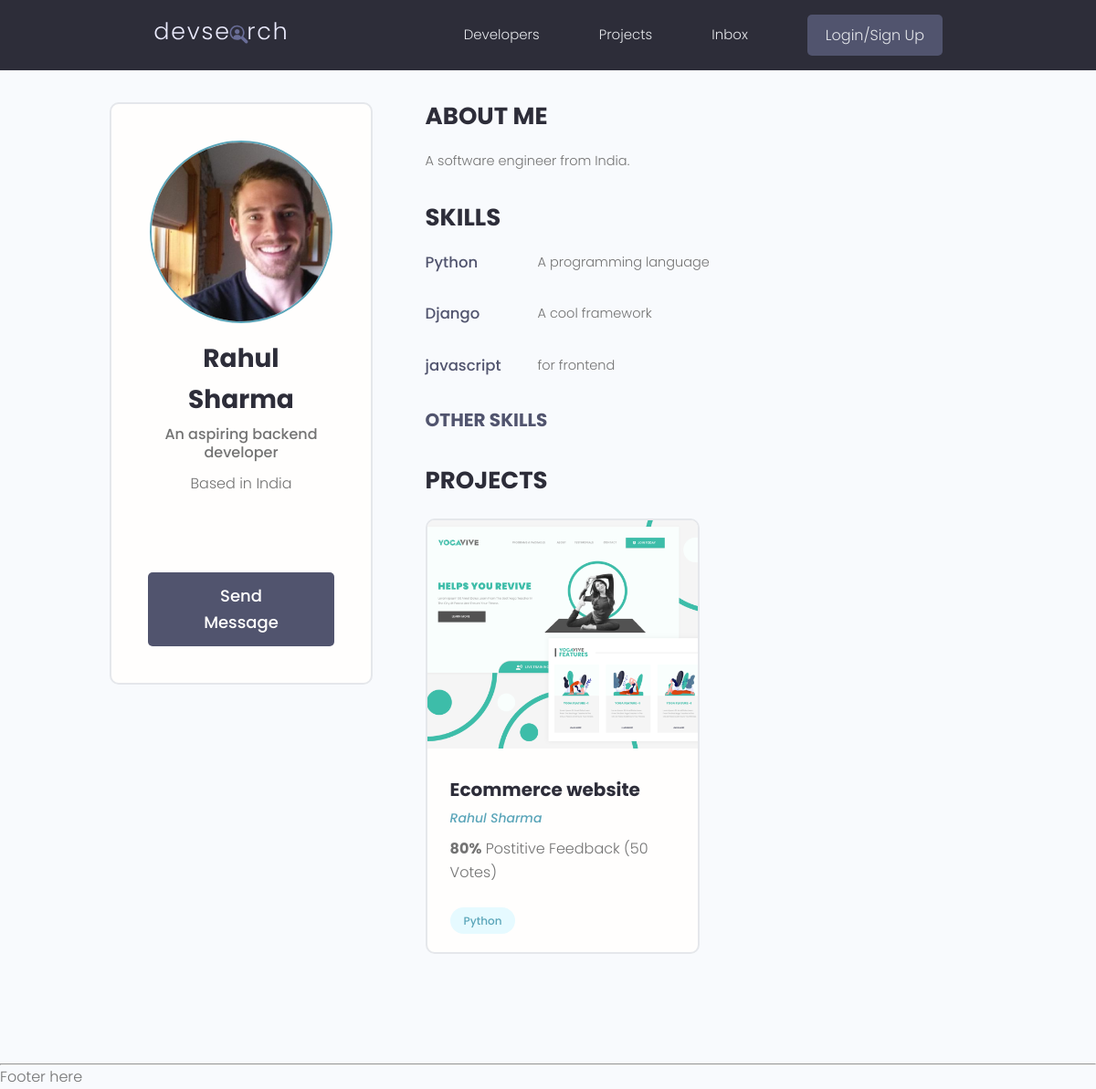
Screenshot of /profile/6dfaa9fa-f3c1-4e95-ac30-842df3ecf357 with the database file from the repository.
### users/models.py (models this page shows, shortened)
class Profile(models.Model):
    user = models.OneToOneField(
        User, on_delete=models.CASCADE, null=True, blank=True)
    name = models.CharField(max_length=200, blank=True, null=True)
    email = models.EmailField(max_length=500, blank=True, null=True)
    username = models.CharField(max_length=200, blank=True, null=True)
    location = models.CharField(max_length=200, blank=True, null=True)
    short_intro = models.CharField(max_length=200, blank=True, null=True)
    bio = models.TextField(blank=True, null=True)
    profile_image = models.ImageField(
        null=True, blank=True, upload_to='profiles/', default="profiles/user-default.png")
    social_github = models.CharField(max_length=200, blank=True, null=True)
    social_twitter = models.CharField(max_length=200, blank=True, null=True)
    social_linkedin = models.CharField(max_length=200, blank=True, null=True)
    social_youtube = models.CharField(max_length=200, blank=True, null=True)
    social_website = models.CharField(max_length=200, blank=True, null=True)
    created = models.DateTimeField(auto_now_add=True)
    id = models.UUIDField(default=uuid.uuid4, unique=True,
                          primary_key=True, editable=False)

class Skill(models.Model):
    owner = models.ForeignKey(
        Profile, on_delete=models.CASCADE, null=True, blank=True)
    name = models.CharField(max_length=200, blank=True, null=True)
    description = models.TextField(null=True, blank=True)
    created = models.DateTimeField(auto_now_add=True)
    id = models.UUIDField(default=uuid.uuid4, unique=True,
                          primary_key=True, editable=False)

### projects/models.py (models this page shows, shortened)
class Project(models.Model):
    owner = models.ForeignKey(
        Profile, null=True, blank=True, on_delete=models.CASCADE)
    title = models.CharField(max_length = 200)
    description = models.TextField(null = True, blank = True)
    featured_image = models.ImageField(null = True, blank = True, default = 'default.jpg')
    demo_link = models.CharField(max_length = 2000, null = True, blank = True)
    source_link = models.CharField(max_length = 2000, null = True, blank = True)
    tags = models.ManyToManyField('Tag', blank = True)
    vote_total = models.IntegerField(default = 0, null = True, blank = True)
    vote_ratio = models.IntegerField(default = 0, null = True, blank = True)
    created = models.DateTimeField(auto_now_add = True)
    id = models.UUIDField(default = uuid.uuid4, unique = True, primary_key = True, editable = False)

class Tag(models.Model):
    name = models.CharField(max_length = 200)
    created = models.DateTimeField(auto_now_add = True)
    id = models.UUIDField(default = uuid.uuid4, unique = True, primary_key = True, editable = False)
    def __str__(self):
        return self.name

### users/views.py (the view)
# urls.py: path('profile/<str:pk>', views.userProfiles, name="user-profile"),
def userProfiles(request, pk):
    profile = Profile.objects.get(id=pk)
    topSkills = profile.skill_set.exclude(description__exact="")
    otherSkills = profile.skill_set.filter(description="")
    context = {'profile': profile, 'topSkills': topSkills,
               "otherSkills": otherSkills}
    return render(request, 'users/user-profile.html', context)

### users/templates/users/user-profile.html (shortened to what this page needs)
{% extends 'main.html' %}
{% block content %}
<main class="profile my-md">
    <div class="container">
      <div class="layout">
        <div class="column column--1of3">
          <div class="card text-center">
            <div class="card__body dev">
              <img class="avatar avatar--xl" src="{{profile.profile_image.url}}" />
              <h2 class="dev__name">{{profile.name}}</h2>
              <p class="dev__title">{{profile.short_intro}}</p>
              <p class="dev__location">Based in {{profile.location}}</p>
              <ul class="dev__social">
              </ul>
              <a href="#" class="btn btn--sub btn--lg">Send Message </a>
            </div>
          </div>
        </div>
        <div class="column column--2of3">
          <div class="devInfo">
            <h3 class="devInfo__title">About Me</h3>
            <p class="devInfo__about">{{profile.bio}}</p>
          </div>
          <div class="devInfo">
            <h3 class="devInfo__title">Skills</h3>
            <div class="devInfo__skills">
              {% for skill in topSkills %}
              <div class="devSkill">
                <h4 class="devSkill__title">{{skill.name}}</h4>
                <p class="devSkill__info">{{skill.description}}</p>
              </div>
              {% endfor %}
              <h3 class="devInfo__subtitle">Other Skills</h3>
            </div>
          </div>
          <div class="devInfo">
            <h3 class="devInfo__title">Projects</h3>
            <div class="grid grid--two">
              {% for project in profile.project_set.all %}
              <div class="column">
                <div class="card project">
                  <a href="{% url 'project' project.id %}" class="project">
                    <img class="project__thumbnail" src="{{project.featured_image.url}}" alt="project thumbnail" />
                    <div class="card__body">
                      <h3 class="project__title">{{project.title}}</h3>
                      <p><a class="project__author" href="{% url 'user-profile' project.owner.id %}">{{project.owner.name}}</a></p>
                      <p class="project--rating">
                        <span style="font-weight: bold;">{{project.vote_ratio}}%</span> Postitive
                        Feedback ({{project.vote_total}} Vote{{project.vote_total|pluralize:"s"}})
                      </p>
                      <div class="project__tags">
                        {% for tag in project.tags.all %}
                        <span class="tag tag--pill tag--main">
                          <small>{{tag}}</small>
                        </span>
                        {% endfor %}
                      </div>
                    </div>
                  </a>
                </div>
              </div>
              {% endfor %}
            </div>
          </div>
        </div>
      </div>
    </div>
  </main>
{% endblock %}

### static/styles/app.css (style rules this page uses)
:root { --color-sub: #2d2d39; }
.btn--sub { background-color: var(--color-sub-light); }
.card { border: 2px solid var(--color-light); }
img { width: 100%; }
.profile .card > .dev { padding: 4rem; }
.dev__name { color: var(--color-sub); font-size: 2.8rem; font-weight: 700; margin-top: 1rem; margin-bottom: 0.5rem; }
.dev__title { font-size: 1.6rem; font-weight: 500; line-height: 1.3; }
.dev__location { margin-top: 1rem; }
.dev__social { margin: 3rem 0; list-style: none; display: flex; justify-content: center; gap: 1.5rem; }
.devInfo { margin-bottom: 3rem; }
.devInfo__title, .devInfo__subtitle { font-size: 2.6rem; color: var(--color-sub); text-transform: uppercase; font-weight: 700; margin-bottom: 1.5rem; }
.devInfo__subtitle { font-size: 2rem; color: var(--color-sub-light); }
.devInfo__about, .devSkill__info { font-size: 1.45rem; line-height: 1.7; text-align: justify; }
.devSkill { margin-bottom: 3rem; }
.devSkill__title { font-size: 1.65rem; font-weight: 500; color: var(--color-sub-light); }
@media screen and (min-width: 700px) { .devSkill { display: flex; justify-content: space-between; gap: 3rem; } }
@media screen and (min-width: 700px) { .devSkill__info { flex-basis: 80%; } }
.project__author { font-size: 1.4rem; font-style: italic; }
.project--rating { margin-bottom: 1.6em; margin-top: .5em; }
.project__thumbnail { height: 25rem; object-fit: cover; object-position: top center; }
.project__title { font-size: 2rem; font-weight: 700; color: var(--color-sub); }

### static/uikit/styles/modules/_variables.css (style rules this page uses)
:root { --color-main: #5aa5b9; --color-main-light: #e6faff; --color-sub: #3f4156; --color-sub-light: #51546e; --color-sub-lighter: #ededfd; --color-text: #737373; --color-gray: #8b8b8b; --color-light: #e5e7eb; --color-light-gray: #767676; --color-bg: #f8fafd; --color-white: #fffefd; --color-white-light: #f3f3f3; --color-success: #359e64; --color-success-bg: #def8e8; --color-error: #fc4b0b; --color-error-bg: #fff2ee; --font-base: 'Poppins', arial, helvetica, 'Segoe UI', roboto, ubuntu, sans-serif; --font-monospace: 'Fira Code', 'Courier New', courier, monospace; --font-regular: 300; --font-medium: 500; --font-bold: 700; --generic-shadow: 1px 1px 5px #00000010; --generic-transition: all 0.3s ease-in-out; }

### static/uikit/styles/modules/_base.css (style rules this page uses)
* { margin: 0; padding: 0; box-sizing: border-box; text-rendering: optimizeLegibility; color: inherit; font-size: inherit; }
html { font-size: 50%; }
@media only screen and (min-width: 480px) { html { font-size: 56.25%; } }
@media only screen and (min-width: 1200px) { html { font-size: 62.5%; } }
body { line-height: 1.6; font-weight: 400; font-size: 1.5rem; color: var(--color-text); background-color: var(--color-bg); min-height: 100vh; }

### static/uikit/styles/modules/_typography.css (style rules this page uses)
* { font-family: var(--font-base); }
h2 { font-size: 3.6rem; font-weight: var(--font-bold); }
h3 { font-size: 3.2rem; font-weight: var(--font-medium); }
h4 { font-size: 2.8rem; font-weight: var(--font-medium); }
p, span, strong { font-size: 1.6rem; color: var(--color-text); font-weight: var(--font-regular); }
a { padding-bottom: 2px; text-decoration: none; display: inline-block; color: var(--color-main); font-weight: var(--font-medium); }

### static/uikit/styles/modules/_utilities.css (style rules this page uses)
.container { width: 92%; max-width: 165rem; margin: 0 auto; box-sizing: border-box; }
@media screen and (min-width: 1000px) { .container { width: 90%; } }
@media screen and (min-width: 1200px) { .container { width: 80%; } }
.text-center { text-align: center; }
.my-md { margin: 3rem auto; }

### static/uikit/styles/modules/_avatar.css (style rules this page uses)
.avatar { border-radius: 50%; border: 2px solid var(--color-main); object-fit: cover; }
.avatar--xl { height: 20rem; width: 20rem; }

### static/uikit/styles/modules/_button.css (style rules this page uses)
.btn { display: inline-block; position: relative; cursor: pointer; background-color: var(--color-light); font-weight: var(--font-medium); color: var(--color-sub); text-decoration: none; padding: 1rem 2rem; border-radius: 0.5rem; border: none; width: -webkit-fit-content; width: -moz-fit-content; width: fit-content; height: -webkit-fit-content; height: -moz-fit-content; height: fit-content; font-size: 1.6rem; outline-width: 0; outline-color: transparent; -webkit-backface-visibility: hidden; backface-visibility: hidden; transition: all 0.3s ease-in-out; }
.btn--sub { background-color: var(--color-sub); color: var(--color-white); }
.btn--lg { font-size: 1.8rem; padding: 1.2rem 4.5rem; }

### static/uikit/styles/modules/_card.css (style rules this page uses)
.card { border-radius: 1rem; background-color: var(--color-white); border: 1.5px solid var(--color-light); width: auto; height: auto; margin-top: 0.5rem; margin-bottom: 0.5rem; overflow: hidden; }
.card__body, .card__header { padding: 2rem 2.5rem; }

### rows the page displays
Profile: profile_image (picture), name "Rahul Sharma", short_intro "An aspiring backend developer", location "India", bio "A software engineer from India."
Skill: name "Python", description "A programming language"
Skill: name "Django", description "A cool framework"
Skill: name "javascript", description "for frontend"
Project: featured_image (picture), title "Ecommerce website", owner.name "Rahul Sharma", vote_ratio "80", vote_total "50"
Tag: name "Python"
